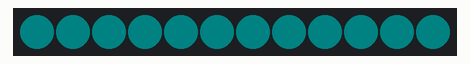
Simulated run of this sketch. Board: Arduino Uno, built with avr-gcc and run on an emulated ATmega328P. Shown: 12 RGB LEDs in strip order, left to right. Dim RGB values are drawn brighter than linear.

Above: at 0.1 s.
At 3.1 s:
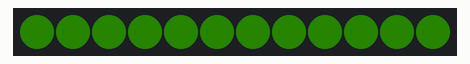
At 8.6 s:
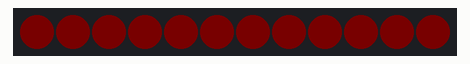
At 18.6 s:
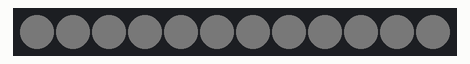
At 29.6 s:
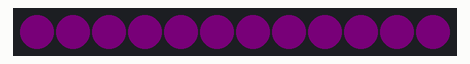
At 36.6 s:
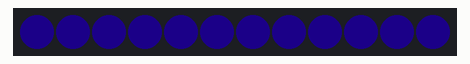

Measured:
- what the display in image 1 shows lasts 0.5 s, from 3.0 s to 3.5 s

The sketch:

Neopixel.ino
```cpp
#include <Adafruit_NeoPixel.h>
#ifdef __AVR__
#include <avr/power.h> // Required for 16 MHz Adafruit Trinket
#endif

#define PIN 14
#define NUMPIXELS 12


Adafruit_NeoPixel pixels(NUMPIXELS, PIN, NEO_GRB + NEO_KHZ800);

#define DELAYVAL 500 // Time (in milliseconds) to pause between pixels
int Green=140,Red=10,Blue=155;
void setup() {
pixels.begin();
}

void loop() {
pixels.clear();
pixels.setBrightness(10);
for(int i=0; i<NUMPIXELS; i++) { // For each pixel...
pixels.setPixelColor(i, pixels.Color(Red, Green, Blue));
}
Red=+65;
Green-=40;
Blue-=25;
if(Green<=0){
   Green=255;
}
if(Red>=255){
  Green=255;
}
if(Blue<=0){
   Blue=255;
}
pixels.show();
delay(500);
}
/* #define PIN D2
// How many NeoPixels are attached to the Arduino?
#define NUMPIXELS 8

Adafruit_NeoPixel pixels = Adafruit_NeoPixel(NUMPIXELS, PIN, NEO_GRB + NEO_KHZ800);

void setup()
{
pixels.begin();
}

void loop()
{
int delayval = 500;
for (int i = 0; i < NUMPIXELS; i++)
{
pixels.setPixelColor(i, pixels.Color(0, 255, 0));
pixels.show();
delay(delayval);
pixels.setPixelColor(i, pixels.Color(255, 0, 0));
pixels.show();
delay(delayval);
pixels.setPixelColor(i, pixels.Color(0, 0, 255));
pixels.show();
delay(delayval);
}
} */
```
